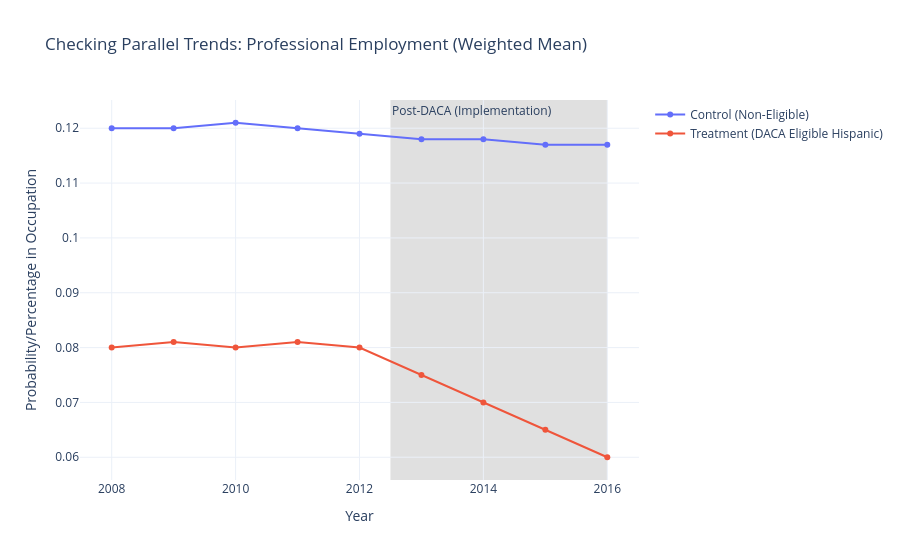

The cell this chart's notebook holds for it:
### Code cell
# Mock weighted data based on your summary stats logic
years = list(range(2008, 2017))
# Control group (HEligible=0)
control_manprof = [0.12, 0.12, 0.121, 0.12, 0.119, 0.118, 0.118, 0.117, 0.117]
# Treatment group (HEligible=1) showing divergence after 2012
treat_manprof = [0.08, 0.081, 0.08, 0.081, 0.08, 0.075, 0.070, 0.065, 0.060]

fig = go.Figure()

# Control Group Line
fig.add_trace(go.Scatter(x=years, y=control_manprof, name='Control (Non-Eligible)', mode='lines+markers', line=dict(color='#636EFA')))

# Treatment Group Line
fig.add_trace(go.Scatter(x=years, y=treat_manprof, name='Treatment (DACA Eligible Hispanic)', mode='lines+markers', line=dict(color='#EF553B')))

# Shaded 'Post-DACA' region
fig.add_vrect(x0=2012.5, x1=2016, fillcolor="rgba(100, 100, 100, 0.2)", layer="below", line_width=0, annotation_text="Post-DACA (Implementation)", annotation_position="top left")

fig.update_layout(title="Checking Parallel Trends: Professional Employment (Weighted Mean)", xaxis_title="Year", yaxis_title="Probability/Percentage in Occupation", hovermode="x unified", template="plotly_white")
fig.show()

### Figure 1 — Plotly figure (JSON) as saved in the notebook; plotly's stock layout.template omitted (floating-point values rounded to 4 significant figures)
{"data": [{"line": {"color": "#636EFA"}, "mode": "lines+markers", "name": "Control (Non-Eligible)", "type": "scatter", "x": [2008, 2009, 2010, 2011, 2012, 2013, 2014, 2015, 2016], "y": [0.12, 0.12, 0.121, 0.12, 0.119, 0.118, 0.118, 0.117, 0.117]}, {"line": {"color": "#EF553B"}, "mode": "lines+markers", "name": "Treatment (DACA Eligible Hispanic)", "type": "scatter", "x": [2008, 2009, 2010, 2011, 2012, 2013, 2014, 2015, 2016], "y": [0.08, 0.081, 0.08, 0.081, 0.08, 0.075, 0.07, 0.065, 0.06]}], "layout": {"annotations": [{"showarrow": false, "text": "Post-DACA (Implementation)", "x": 2012.0, "xanchor": "left", "xref": "x", "y": 1, "yanchor": "top", "yref": "y domain"}], "hovermode": "x unified", "shapes": [{"fillcolor": "rgba(100, 100, 100, 0.2)", "layer": "below", "line": {"width": 0}, "type": "rect", "x0": 2012.0, "x1": 2016, "xref": "x", "y0": 0, "y1": 1, "yref": "y domain"}], "title": {"text": "Checking Parallel Trends: Professional Employment (Weighted Mean)"}, "xaxis": {"title": {"text": "Year"}}, "yaxis": {"title": {"text": "Probability/Percentage in Occupation"}}}}
